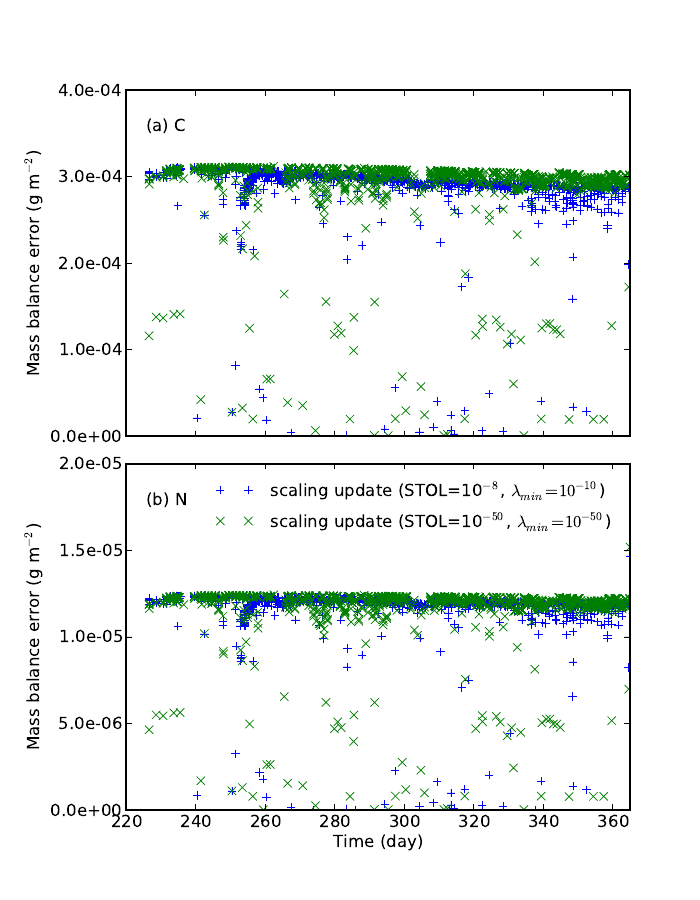

Recreate this plot in Python.
import numpy as np
import pylab as plt
import matplotlib.ticker as mtick
import sys as sys
import re

def readnbe(infile):
  ibe  = []
  nbe  = []
  lines = file(infile).readlines()

  for line in lines:
    m = re.match(".*nbalance error =(.*) column = (.*) step = (.*)", line)
    if m:
      nbe.append(float(m.group(1)))
      ibe.append(int(m.group(3)))


  ttt = np.zeros(len(ibe))
  for i in range(len(ibe)):
    ttt[i] = float(ibe[i])* 0.5 / 24.0 # / 365.0

  res = {}
  res['nbe'] = nbe
  res['time'] = ttt
  return res

def readcbe(infile):
  ibe  = []
  cbe  = []
  lines = file(infile).readlines()

  for line in lines:
    m = re.match(".*cbalance error =(.*) column = (.*) step = (.*)", line)
    if m:
      cbe.append(float(m.group(1)))
      ibe.append(int(m.group(3)))


  ttt = np.zeros(len(ibe))
  for i in range(len(ibe)):
    ttt[i] = float(ibe[i])* 0.5 / 24.0 #/ 365.0

  res = {}
  res['cbe'] = cbe
  res['time'] = ttt
  return res

nbe1 = readnbe('run6_1y/nbe.log')
cbe1 = readcbe('run6_1y/cbe.log')

#nbej = readnbe('run6_1yj/nbe.log')
#cbej = readcbe('run6_1yj/cbe.log')

nbes = readnbe('run6_1ys/nbe.log')
cbes = readcbe('run6_1ys/cbe.log')

lx = 0.04
ly = 0.88
plt.subplots_adjust(left=0.18, hspace=0.08) #, right=0.9, top=0.9, bottom=0.1)

ax1 = plt.subplot(2, 1, 1)
plt.plot(cbe1['time'], cbe1['cbe'], 'b+', cbes['time'], cbes['cbe'], 'gx')
plt.xlim([220, 365])
plt.ylim([0, 4.0e-4])
plt.yticks([0, 1e-4, 2e-4, 3e-4, 4e-4])
ax1.yaxis.set_major_formatter(mtick.FormatStrFormatter('%.1e'))
plt.text(lx, ly, '(a) C', transform=ax1.transAxes)
plt.ylabel('Mass balance error (g m$^{-2}$)')
plt.setp(ax1.get_xticklabels(), visible=False)

ax2 = plt.subplot(2, 1, 2)
plt.plot(nbe1['time'], nbe1['nbe'], 'b+', nbes['time'], nbes['nbe'], 'gx')
plt.xlim([220, 365])
plt.xlabel('Time (day)')
plt.ylabel('Mass balance error (g m$^{-2}$)')
ax2.yaxis.set_major_formatter(mtick.FormatStrFormatter('%.1e'))
plt.ylim([0, 2.0e-5])
lgd = plt.legend(('scaling update (STOL=10$^{-8}$, $\lambda_{min}=10^{-10}$)', 'scaling update (STOL=10$^{-50}$, $\lambda_{min}=10^{-50}$)'),loc=1)
lgd.draw_frame(False)
txt = lgd.get_texts();
plt.setp(txt, fontsize='medium');
plt.text(lx, ly, '(b) N', transform=ax2.transAxes)

fig = plt.gcf()
fig.set_size_inches(7, 9)
plt.savefig('mbe.png')
plt.savefig('mbe.pdf')
plt.show()

